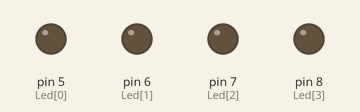
A sketch run on a simulated Arduino Uno, built with avr-gcc and run on an emulated ATmega328P. Shown: output pins drawn as LEDs (lit = HIGH).

Above: at 0.2 s.
At 1.2 s:
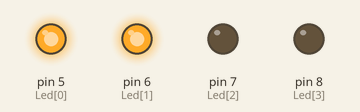
At 1.7 s:
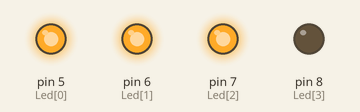
At 2.2 s:
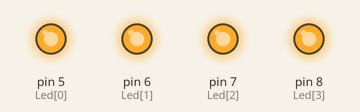
At 3.2 s:
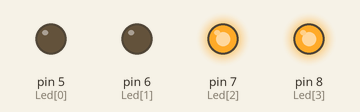
At 4.7 s:
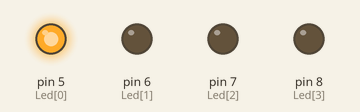
Timing chart, 0 to 5.2 s (numbered marks = the images above):
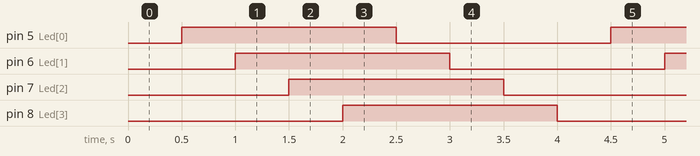

Measured:
- by itself, pin 5 (Led[0]), pin 6 (Led[1]), pin 7 (Led[2]), pin 8 (Led[3]): alternates HIGH for 2.0 s and LOW for 2.0 s
- by itself, everything shown: repeats every 4.0 s, in 8 steps

The sketch:

example3.ino
```cpp
#include <MsTimer2.h>

int Led[4]={5,6,7,8};

void LedControl() {
  static int counter = 0;
  static byte output = HIGH;

  digitalWrite(Led[counter++],output);
  if(counter > 3) {
    counter = 0;
    output = !output;
  }
}

void setup() {
  for (int i=0; i<4; i++) {
    pinMode(Led[i], OUTPUT);
  }
  MsTimer2::set(500, LedControl);
  MsTimer2::start();
}

void loop() {
  // put your main code here, to run repeatedly:

}
```
